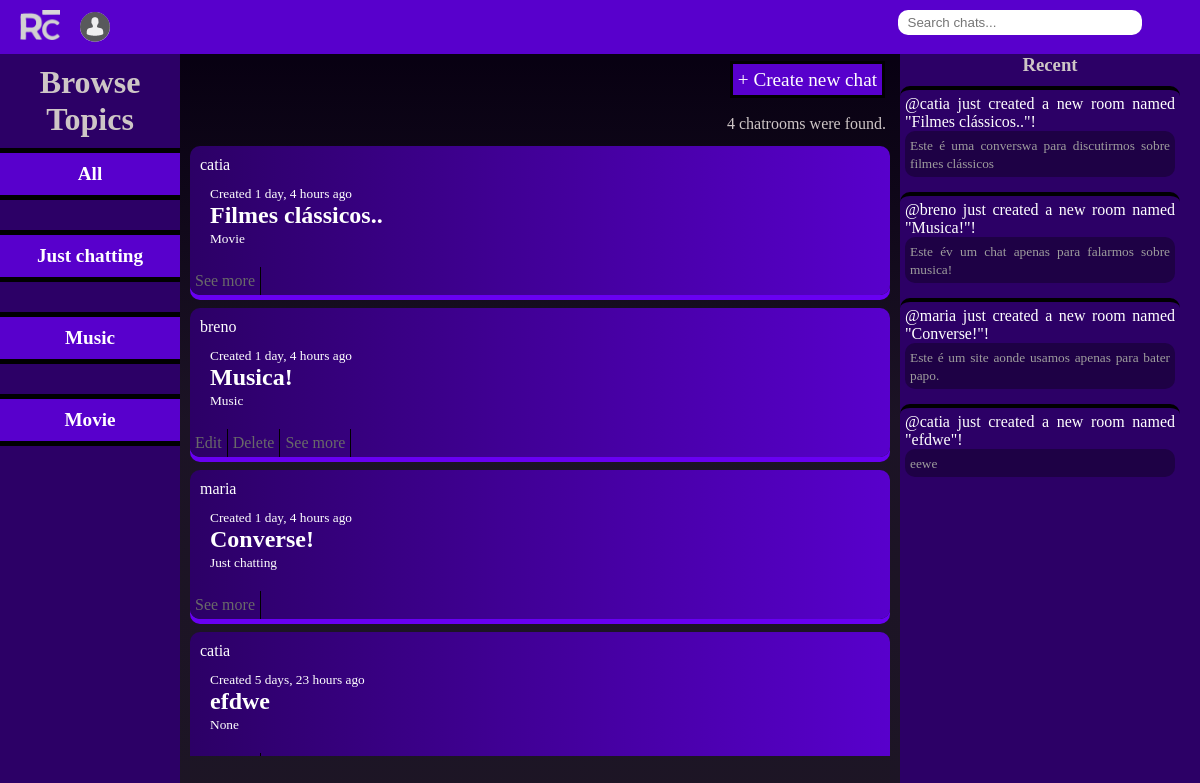
The app's page / (signed in) with its own data.
### chatroom/models.py (models this page shows, shortened)
class Topic(models.Model):
    name= models.CharField(max_length=100)
    def __str__(self):
        return self.name

class Room(models.Model):
    host = models.ForeignKey(User, on_delete=models.SET_NULL, null=True)
    topic = models.ForeignKey(Topic, on_delete=models.SET_NULL, null=True)
    name = models.CharField(max_length=100)
    description = models.TextField(null=True, blank=True)
    participants = models.ManyToManyField(User, related_name='participants', blank=True)
    created = models.DateTimeField(auto_now_add=True)
    updated = models.DateTimeField(auto_now=True)
    class Meta:
        ordering = ['-updated', '-created']

### chatroom/views.py (the view)
# urls.py: path('', views.chatView, name='home'),
def chatView(request):
    q = request.GET.get('q') if request.GET.get('q') != None else ''
    room = Room.objects.filter(
        Q(topic__name__icontains=q) |
        Q(name__icontains=q)
        )
    topics = Topic.objects.all()
    recent = Room.objects.all()
    room_count = room.count()
    context = {'room':room, 'topics':topics, 'room_count':room_count, 'recent':recent}
    return render(request, 'chatroom/home.html', context)

### chatroom/templates/chatroom/home.html (shortened to what this page needs)
{% extends 'base.html' %}
{%block content%}
<div class="home-content">
    <div class="topics">
        <h1>Browse Topics</h1>
        <div class="show-topics">
            <a href="{% url 'home' %}">All</a>
            {% for topic in topics %}
            <a href="{% url 'home' %}?q={{topic.name}}">{{topic.name}}</a>
            {% endfor %}
        </div>
    </div>
    <div class="list">
        <div class="create">
            <a href="{% url 'create_room'%} ">+ Create new chat</a>
        </div>
        <div class="chats">
            <p id="chat-count">{{room_count}} chatrooms were found.</p>
            {% for chat in room %}
                <div class="chat-list">
                    <div class="chat-info">
                        <a style="padding: 0;" href="{% url 'user-profile' chat.host.id %}">
                            <p>{{chat.host}}</p>
                        </a>
                        <a id="all-post" href="{% url 'chatroom' chat.id %}?q={{chat.name}}">
                            <small>Created {{chat.created|timesince}} ago</small></p>
                            <h2>{{chat.name}}</h2>
                            <small>{{chat.topic}}</small>
                        </a>
                    </div>
                    <div class="config-chat">
                        {% if request.user == chat.host %}
                        <a href="{% url 'update_room' chat.id %}">Edit</a>
                        <a href="{% url 'delete_room' chat.id%}">Delete</a>
                        {% endif %}
                        <a href="{% url 'about_room' chat.id%}">See more</a>
                    </div>
                </div>
            {% endfor %}
        </div>
    </div>
    <div class="recent">
        <h3>Recent</h3>
        {% for new in recent %}
            <div class="recent-created">
                <a href="{% url 'chatroom' new.id %}?q={{new.name}}">
                    <p>@{{new.host}} just created a new room named "{{new.name}}"!</p>
                    <p class="description"><small>{{new.description}}</small></p>
                </a>
            </div>
        {% endfor %}
    </div>
</div>
{% endblock content %}

### static/base.css (style rules this page uses)
* { margin: 0; padding: 0; }
:root { font-size: 16px; --color1: #6900F2; --color2: #5800CC; --color3: #2C0066; }
body { background-color: var(--color3); color: rgb(206, 198, 198); }
.list { height: 96.8%; display: flex; padding: 10px; flex-direction: column; background-image: linear-gradient(rgba(0, 0, 0, 0.829), rgba(24, 23, 23, 0.822),rgba(26, 25, 25, 0.842)); gap: 5px; }
.recent { width: 100%; }
.topics { width: 100%; }
.list a { text-decoration: none; }
.create { padding: 5px; height: 5%; text-align: end; }
.create a { font-size: 1.2rem; color: white; padding: 5px; border: 3px solid black; background-color: var(--color2); }
.chats { display: flex; flex-direction: column; gap: 13px; overflow-y: scroll; height: 90%; }
p#chat-count { text-align: end; padding-right: 4px; }
.chat-list { border-radius: 10px; background-image:linear-gradient(to right,var(--color3), var(--color2)); display: flex; flex-direction: column; box-shadow:0px 5px var(--color1); animation: enter 2s ease-in-out; }
.chat-info { display: flex; flex-direction: column; gap: 10px; }
.chat-info a { padding: 0px 10px 10px 10px; color: white; }
.config-chat { display: flex; }
.config-chat a { padding: 5px; border-right: 1px solid black; color: rgb(105, 105, 105); }
.topics { text-align: center; margin-right: 4px; }
.topics h1 { padding: 10px; }
.show-topics { display: flex; flex-direction: column; align-items: center; gap: 30px; overflow-y: scroll; width: 100%; }
.show-topics a { font-size: 1.2rem; text-decoration: none; color: white; text-align: center; font-weight: bold; border: 5px solid black; background-color: var(--color2); width: 100%; padding: 10px; }
.recent { display: flex; flex-direction: column; gap: 10px; width: 100%; height: 100%; overflow-y: scroll; }
.recent h3 { text-align: center; }
.recent-created { padding: 5px; text-align: justify; width: 90%; border-top: 4px solid black; border-radius: 10px; }
.recent-created a { text-decoration: none; color: white; }
.recent-created p { word-wrap: break-word; }
.description { background-color: #170233a2; padding: 5px; border-radius: 10px; color: rgb(158, 157, 157); }
.chat-info { padding: 10px; height: 85%; }

### chatroom/templates/chatroom/home.html (style rules this page uses)
.home-content { width: 100%; display: grid; grid-template-columns: 15% 60% 25%; grid-template-rows: 92vh; }
.chat-list { animation: enter 0.5s ease-in-out; }

### records on screen
Topic: name "Just chatting"
Topic: name "Music"
Topic: name "Movie"
Room: host "catia", created "1 day, 4 hours", name "Filmes clássicos..", topic "Movie", description "Este é uma converswa para discutirmos sobre filmes clássicos"
Room: host "breno", created "1 day, 4 hours", name "Musica!", topic "Music", shows "Edit", description "Este év um chat apenas para falarmos sobre musica!"
Room: host "maria", created "1 day, 4 hours", name "Converse!", topic "Just chatting", description "Este é um site aonde usamos apenas para bater papo."
Room: host "catia", created "5 days, 23 hours", name "efdwe", topic "None", description "eewe"

### other values on screen
{{ room_count }} "4"
